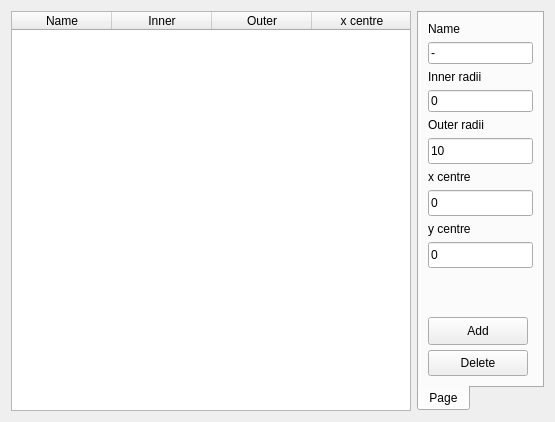
<?xml version="1.0" encoding="UTF-8"?>
<ui version="4.0">
 <class>StemDetectorFrame</class>
 <widget class="QWidget" name="StemDetectorFrame">
  <property name="geometry">
   <rect>
    <x>0</x>
    <y>0</y>
    <width>551</width>
    <height>418</height>
   </rect>
  </property>
  <property name="windowTitle">
   <string>Form</string>
  </property>
  <layout class="QHBoxLayout" name="horizontalLayout">
   <item>
    <widget class="QTableWidget" name="tblDetectors">
     <property name="minimumSize">
      <size>
       <width>400</width>
       <height>400</height>
      </size>
     </property>
     <property name="maximumSize">
      <size>
       <width>400</width>
       <height>16777215</height>
      </size>
     </property>
     <property name="horizontalScrollBarPolicy">
      <enum>Qt::ScrollBarAlwaysOff</enum>
     </property>
     <property name="editTriggers">
      <set>QAbstractItemView::NoEditTriggers</set>
     </property>
     <property name="showDropIndicator" stdset="0">
      <bool>true</bool>
     </property>
     <property name="alternatingRowColors">
      <bool>false</bool>
     </property>
     <property name="selectionBehavior">
      <enum>QAbstractItemView::SelectRows</enum>
     </property>
     <property name="showGrid">
      <bool>false</bool>
     </property>
     <property name="sortingEnabled">
      <bool>false</bool>
     </property>
     <property name="wordWrap">
      <bool>false</bool>
     </property>
     <property name="cornerButtonEnabled">
      <bool>false</bool>
     </property>
     <property name="rowCount">
      <number>0</number>
     </property>
     <property name="columnCount">
      <number>5</number>
     </property>
     <attribute name="horizontalHeaderVisible">
      <bool>true</bool>
     </attribute>
     <attribute name="horizontalHeaderHighlightSections">
      <bool>false</bool>
     </attribute>
     <attribute name="horizontalHeaderStretchLastSection">
      <bool>false</bool>
     </attribute>
     <attribute name="verticalHeaderVisible">
      <bool>false</bool>
     </attribute>
     <attribute name="verticalHeaderHighlightSections">
      <bool>false</bool>
     </attribute>
     <column>
      <property name="text">
       <string>Name</string>
      </property>
     </column>
     <column>
      <property name="text">
       <string>Inner</string>
      </property>
     </column>
     <column>
      <property name="text">
       <string>Outer</string>
      </property>
     </column>
     <column>
      <property name="text">
       <string>x centre</string>
      </property>
     </column>
     <column>
      <property name="text">
       <string>y centre</string>
      </property>
     </column>
    </widget>
   </item>
   <item>
    <widget class="tabPanel" name="tPanel">
     <property name="maximumSize">
      <size>
       <width>16777215</width>
       <height>16777215</height>
      </size>
     </property>
     <property name="autoFillBackground">
      <bool>false</bool>
     </property>
     <property name="styleSheet">
      <string notr="true"/>
     </property>
     <property name="tabPosition">
      <enum>QTabWidget::South</enum>
     </property>
     <property name="currentIndex">
      <number>0</number>
     </property>
     <property name="elideMode">
      <enum>Qt::ElideMiddle</enum>
     </property>
     <property name="tabsClosable">
      <bool>false</bool>
     </property>
     <widget class="QWidget" name="vLayout">
      <attribute name="title">
       <string>Page</string>
      </attribute>
      <layout class="QVBoxLayout" name="verticalLayout_3">
       <item>
        <widget class="QLabel" name="label">
         <property name="text">
          <string>Name</string>
         </property>
        </widget>
       </item>
       <item>
        <widget class="QLineEdit" name="edtName">
         <property name="text">
          <string>-</string>
         </property>
        </widget>
       </item>
       <item>
        <widget class="QLabel" name="label_2">
         <property name="text">
          <string>Inner radii</string>
         </property>
        </widget>
       </item>
       <item>
        <widget class="EditUnitsBox" name="edtInner">
         <property name="text">
          <string>0</string>
         </property>
        </widget>
       </item>
       <item>
        <widget class="QLabel" name="label_3">
         <property name="text">
          <string>Outer radii</string>
         </property>
        </widget>
       </item>
       <item>
        <widget class="EditUnitsBox" name="edtOuter">
         <property name="minimumSize">
          <size>
           <width>0</width>
           <height>26</height>
          </size>
         </property>
         <property name="maximumSize">
          <size>
           <width>16777215</width>
           <height>26</height>
          </size>
         </property>
         <property name="inputMask">
          <string/>
         </property>
         <property name="text">
          <string>10</string>
         </property>
        </widget>
       </item>
       <item>
        <widget class="QLabel" name="label_4">
         <property name="text">
          <string>x centre</string>
         </property>
        </widget>
       </item>
       <item>
        <widget class="EditUnitsBox" name="edtCentreX">
         <property name="minimumSize">
          <size>
           <width>0</width>
           <height>26</height>
          </size>
         </property>
         <property name="maximumSize">
          <size>
           <width>16777215</width>
           <height>26</height>
          </size>
         </property>
         <property name="inputMask">
          <string/>
         </property>
         <property name="text">
          <string>0</string>
         </property>
        </widget>
       </item>
       <item>
        <widget class="QLabel" name="label_5">
         <property name="text">
          <string>y centre</string>
         </property>
        </widget>
       </item>
       <item>
        <widget class="EditUnitsBox" name="edtCentreY">
         <property name="minimumSize">
          <size>
           <width>0</width>
           <height>26</height>
          </size>
         </property>
         <property name="maximumSize">
          <size>
           <width>16777215</width>
           <height>26</height>
          </size>
         </property>
         <property name="inputMask">
          <string/>
         </property>
         <property name="text">
          <string>0</string>
         </property>
        </widget>
       </item>
       <item>
        <spacer name="vSpacer">
         <property name="orientation">
          <enum>Qt::Vertical</enum>
         </property>
         <property name="sizeHint" stdset="0">
          <size>
           <width>20</width>
           <height>40</height>
          </size>
         </property>
        </spacer>
       </item>
       <item>
        <widget class="QPushButton" name="btnAdd">
         <property name="minimumSize">
          <size>
           <width>100</width>
           <height>28</height>
          </size>
         </property>
         <property name="maximumSize">
          <size>
           <width>100</width>
           <height>26</height>
          </size>
         </property>
         <property name="text">
          <string>Add</string>
         </property>
        </widget>
       </item>
       <item>
        <widget class="QPushButton" name="btnDelete">
         <property name="minimumSize">
          <size>
           <width>100</width>
           <height>26</height>
          </size>
         </property>
         <property name="maximumSize">
          <size>
           <width>100</width>
           <height>28</height>
          </size>
         </property>
         <property name="text">
          <string>Delete</string>
         </property>
        </widget>
       </item>
      </layout>
     </widget>
    </widget>
   </item>
  </layout>
 </widget>
 <customwidgets>
  <customwidget>
   <class>EditUnitsBox</class>
   <extends>QLineEdit</extends>
   <header>controls/editunitsbox.h</header>
  </customwidget>
  <customwidget>
   <class>tabPanel</class>
   <extends>QTabWidget</extends>
   <header>controls/tabpanel.h</header>
   <container>1</container>
  </customwidget>
 </customwidgets>
 <resources/>
 <connections/>
</ui>
